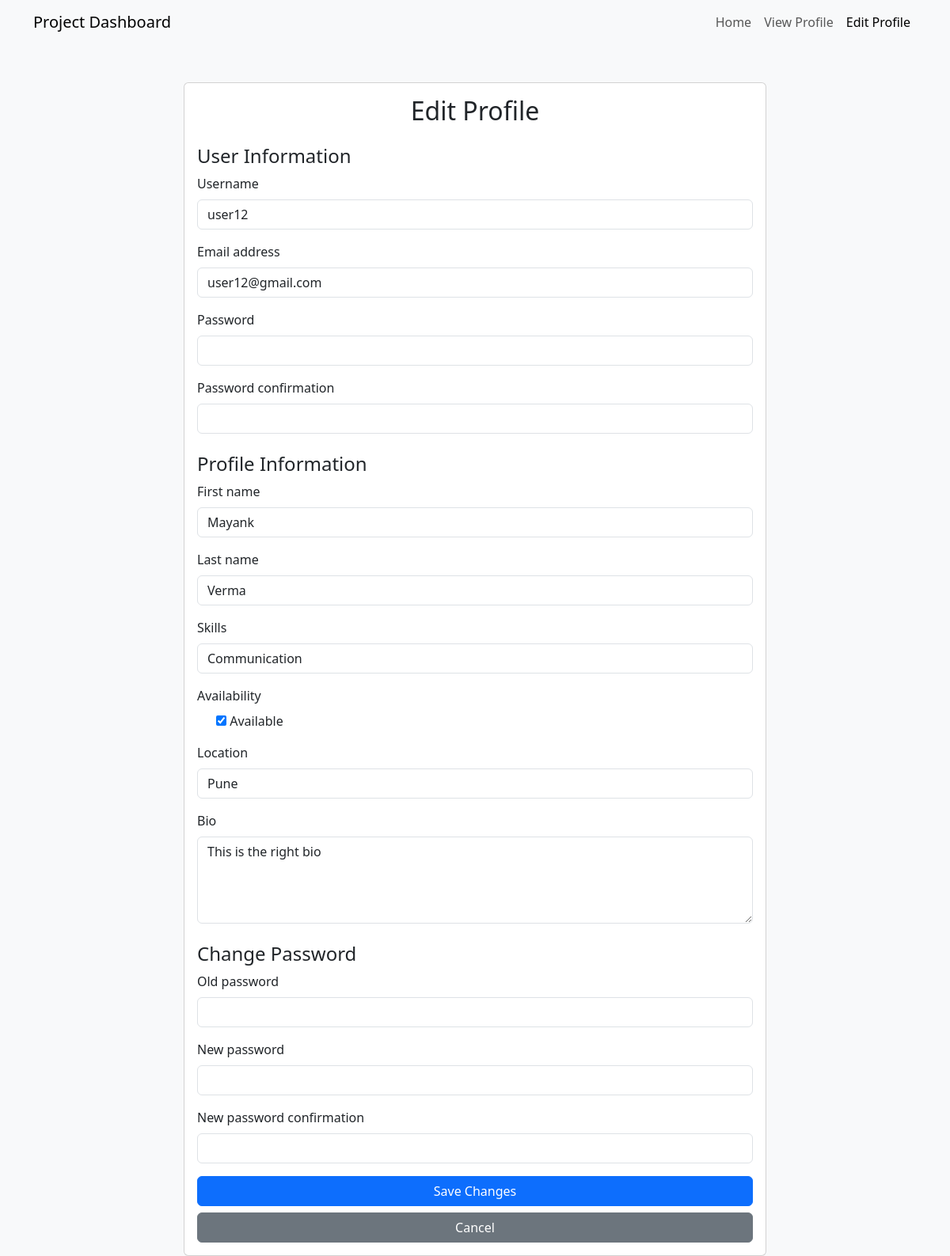
Page /profile/edit/ (signed in) on the committed database.
### account/models.py (models this page shows, shortened)
class UserProfile(models.Model):
    user = models.OneToOneField(User, on_delete=models.CASCADE)
    first_name = models.CharField(max_length=100)
    last_name = models.CharField(max_length=100)
    skills = models.CharField(max_length=300)
    availability = models.BooleanField(default=True)
    location = models.CharField(max_length=200)
    bio = models.TextField(blank=True, null=True)  # Additional field for biography

### account/views.py (the view)
# urls.py: path('profile/edit/', edit_profile, name='edit_profile'),
@login_required
@transaction.atomic
def edit_profile(request):
    user = request.user
    try:
        profile = user.userprofile
    except UserProfile.DoesNotExist:
        profile = UserProfile.objects.create(user=user)
    if request.method == 'POST':
        user_form = CreateUserForm(request.POST, instance=user)
        profile_form = UserProfileForm(request.POST, request.FILES, instance=profile)
        password_form = PasswordChangeForm(user, request.POST)
        if user_form.is_valid() and profile_form.is_valid():
            user_form.save()
            profile_form.save()
            messages.success(request, 'Your profile has been updated successfully.')
            if password_form.has_changed() and password_form.is_valid():
                user = password_form.save()
                update_session_auth_hash(request, user)
                messages.success(request, 'Your password was successfully updated!')
            elif password_form.has_changed():
                messages.error(request, 'Please correct the error below.')
            return redirect('Profile')
        else:
            messages.error(request, 'Please correct the errors below.')
    else:
        user_form = CreateUserForm(instance=user)
        profile_form = UserProfileForm(instance=profile)
        password_form = PasswordChangeForm(user)
    context = {
        'user_form': user_form,
        'profile_form': profile_form,
        'password_form': password_form,
    }
    return render(request, 'edit_profile.html', context)

### account/forms.py
class CreateUserForm(UserCreationForm):
    class Meta:
        model = User
        fields = ['username','email','password1','password2']
    def __init__(self, *args, **kwargs):
        super().__init__(*args, **kwargs)
        if 'usable_password' in self.fields:
            del self.fields['usable_password']

class UserProfileForm(forms.ModelForm):
    class Meta:
        model = UserProfile
        fields = ['first_name', 'last_name', 'skills', 'availability', 'location', 'bio']
        widgets = {
            'bio': forms.Textarea(attrs={'rows': 4}),
            'availability': forms.CheckboxInput(),
        }

### template/edit_profile.html (shortened to what this page needs)
{% load widget_tweaks %}
<!DOCTYPE html>
<html lang="en">
<head>
    <link href="https://cdn.jsdelivr.net/npm/bootstrap@5.3.2/dist/css/bootstrap.min.css" rel="stylesheet">
</head>
<body class="bg-light">
    <nav class="navbar navbar-expand-lg navbar-light bg-light">
        <div class="container">
            <a class="navbar-brand" href="{% url 'dashboard' %}">Project Dashboard</a>
            <div class="collapse navbar-collapse" id="navbarNav">
                <ul class="navbar-nav ms-auto">
                    <li class="nav-item">
                        <a class="nav-link" href="{% url 'dashboard' %}">Home</a>
                    </li>
                    <li class="nav-item">
                        <a class="nav-link" href="{% url 'Profile' %}">View Profile</a>
                    </li>
                    <li class="nav-item">
                        <a class="nav-link active" href="#">Edit Profile</a>
                    </li>
                </ul>
            </div>
        </div>
    </nav>
    <div class="container mt-5">
        <div class="row justify-content-center">
            <div class="col-md-8">
                <div class="card">
                    <div class="card-body">
                        <h2 class="card-title text-center mb-4">Edit Profile</h2>
                        <form method="post" enctype="multipart/form-data">
                            <h4>User Information</h4>
                            {% for field in user_form %}
                                <div class="mb-3">
                                    <label for="{{ field.id_for_label }}" class="form-label">{{ field.label }}</label>
                                    {{ field|add_class:"form-control" }}
                                </div>
                            {% endfor %}
                            <h4 class="mt-4">Profile Information</h4>
                            {% for field in profile_form %}
                                <div class="mb-3">
                                    <label for="{{ field.id_for_label }}" class="form-label">{{ field.label }}</label>
                                    {% if field.name == 'profile_picture' %}
                                        <input type="file" name="{{ field.name }}" class="form-control" id="{{ field.id_for_label }}" accept="image/*">
                                    {% elif field.name == 'availability' %}
                                        <div class="form-check">
                                            {{ field }}
                                            <label class="form-check-label" for="{{ field.id_for_label }}">Available</label>
                                        </div>
                                    {% else %}
                                        {{ field|add_class:"form-control" }}
                                    {% endif %}
                                </div>
                            {% endfor %}
                            <h4 class="mt-4">Change Password</h4>
                            {% for field in password_form %}
                                <div class="mb-3">
                                    <label for="{{ field.id_for_label }}" class="form-label">{{ field.label }}</label>
                                    {{ field|add_class:"form-control" }}
                                </div>
                            {% endfor %}
                            <div class="d-grid gap-2">
                                <button type="submit" class="btn btn-primary">Save Changes</button>
                                <a href="{% url 'Profile' %}" class="btn btn-secondary">Cancel</a>
                            </div>
                        </form>
                    </div>
                </div>
            </div>
        </div>
    </div>
</body>
</html>

### rows in the picture
UserProfile: profile_form "Mayank" "Verma" "Communication" "Pune" "This is the right bio", profile_form "☑"

### other values in the picture
{{ field.label }} "Username" "Email address" "Password" "Password confirmation"
{{ field.label }} "First name" "Last name" "Skills" "Availability" "Location" "Bio"
{{ field.label }} "Old password" "New password" "New password confirmation"
